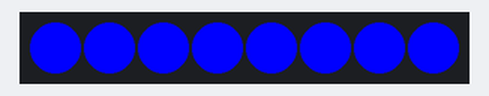
The sketch below on a simulated Arduino Uno, built with avr-gcc and run on an emulated ATmega328P. On the bench: 8 RGB LEDs in strip order, left to right.

Above: at 0.1 s.
At 1.1 s:
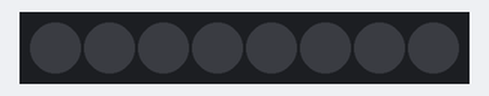
At 2.1 s:
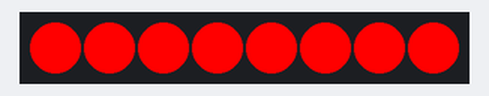
At 4.1 s:
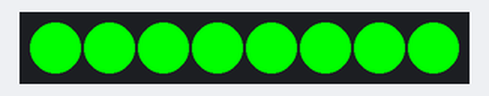
Timing chart, 0 to 40.0 s (numbered marks = the images above):
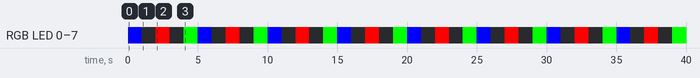

Measured:
- by itself, RGB LED 0–7: repeats every 5.0 s: off 1.0 s, RGB(255, 0, 0) 1.0 s, off 1.0 s, RGB(0, 255, 0) 1.0 s, RGB(0, 0, 255) 1.0 s
- by itself, everything shown: repeats every 5.0 s, in 5 steps
- what the display in image 1 shows lasts 1.0 s, from 1.0 s to 2.0 s

The sketch:

NeoPixel.ino
```cpp
#include <Adafruit_NeoPixel.h>


// Define the pin connected to the NeoPixels
#define PIN            14   // Change this to the actual pin connected to the NeoPixels

// Define the total number of NeoPixels in your setup
#define NUMPIXELS      8    // Change this to the actual number of NeoPixels in your setup

// Create an Adafruit_NeoPixel object with the specified number of pixels, pin, and color order
Adafruit_NeoPixel pixels = Adafruit_NeoPixel(NUMPIXELS, PIN, NEO_GRB + NEO_KHZ800);

void setup() {
  // Initialize the NeoPixel object
  pixels.begin();
}

void loop() {
  // Flash red for 1 second
  pixels.fill(pixels.Color(0, 0, 255));  // Set all pixels to purple
  pixels.show();                          // Display the changes
  delay(1000);                            // Pause for 1 second

  // Clear pixels and pause for 1 second
  pixels.clear();                         // Clear all pixels
  pixels.show();                          // Display the changes (all off)
  delay(1000);                            // Pause for 1 second

   // Flash red for 1 second
  pixels.fill(pixels.Color(255, 0, 0));  // Set all pixels to burgandy
  pixels.show();                          // Display the changes
  delay(1000);

    // Clear pixels and pause for 1 second
  pixels.clear();                         // Clear all pixels
  pixels.show();                          // Display the changes (all off)
  delay(1000);                            // Pause for 1 second

   // Flash red for 1 second
  pixels.fill(pixels.Color(0, 255, 0));  // Set all pixels to burgandy
  pixels.show();                          // Display the changes
  delay(1000);


}
```

sd_Example.cpp
```cpp
/*
  SD card read/write
 ** MOSI - pin 11
 ** MISO - pin 12
 ** CLK - pin 13
 ** CS - pin 4
*/

#include <SPI.h>
#include <SD.h>

File myFile;

void setup() {
  // Open serial communications and wait for port to open:
  Serial.begin(9600);
  while (!Serial) {
    ; // wait for serial port to connect. Needed for native USB port only
  }


  Serial.print("Initializing SD card...");

  if (!SD.begin(4)) {
    Serial.println("initialization failed!");
    while (1);
  }
  Serial.println("initialization done.");

  // open the file. note that only one file can be open at a time,
  // so you have to close this one before opening another.
  myFile = SD.open("test.txt", FILE_WRITE);

  // if the file opened okay, write to it:
  if (myFile) {
    Serial.print("Writing");
    myFile.println("Just confirming that this is actually happening.");
    // close the file:
    myFile.close();
    Serial.println("done.");
  } else {
    // if the file didn't open, print an error:
    Serial.println("error opening test.txt");
  }

  // re-open the file for reading:
  myFile = SD.open("test.txt");
  if (myFile) {
    Serial.println("test.txt:");

    // read from the file until there's nothing else in it:
    while (myFile.available()) {
      Serial.write(myFile.read());
    }
    // close the file:
    myFile.close();
  } else {
    // if the file didn't open, print an error:
    Serial.println("error opening test.txt");
  }
}

void loop() {
}
```
